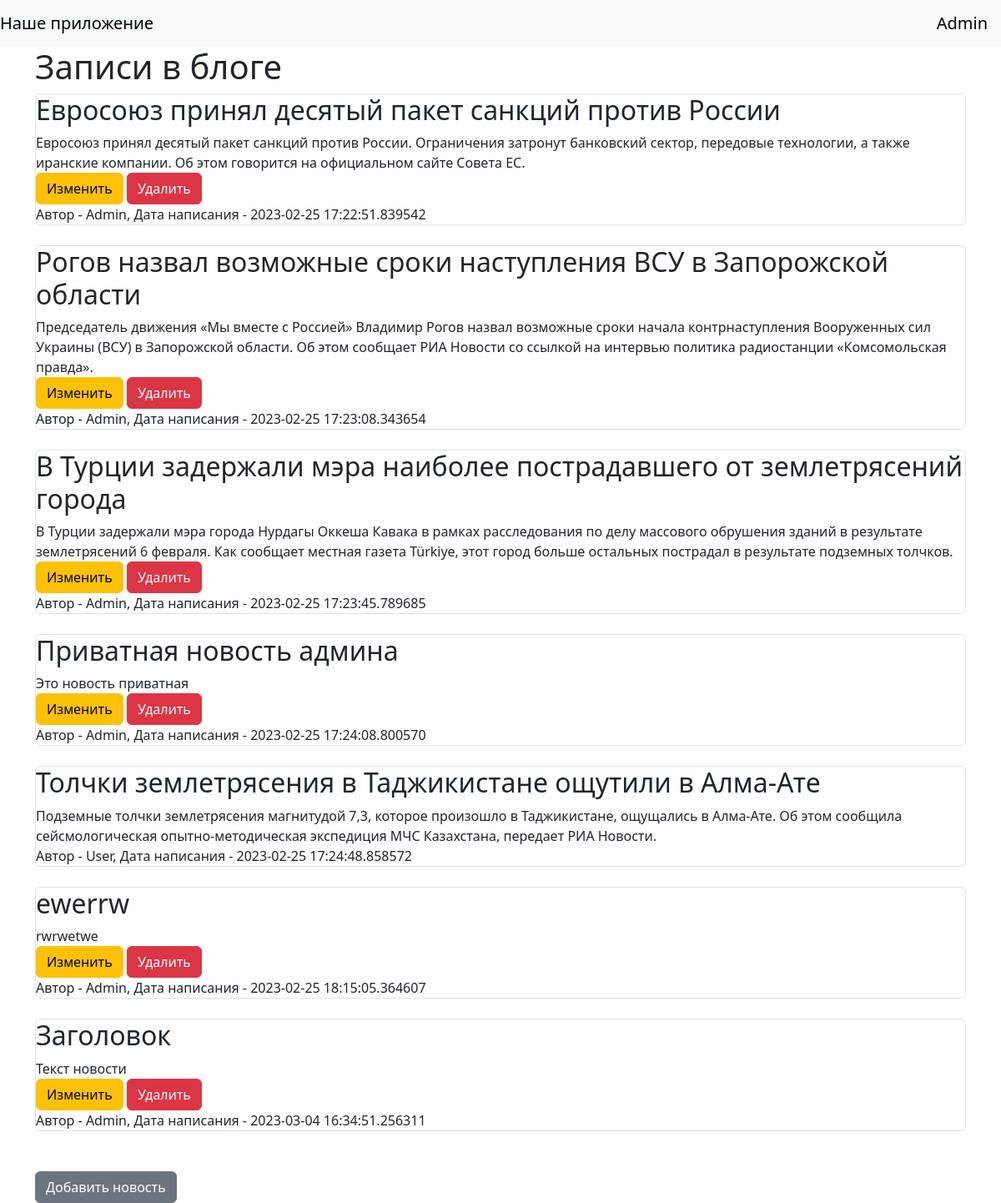
The page / (signed in) on the database its author committed.
### data/users.py (models this page shows, shortened)
class UsersPassword():
    def set_password(self, password):
        self.hashed_password = generate_password_hash(password)

class User(SqlAlchemyBase, UsersPassword, UserMixin, SerializerMixin):
    __tablename__ = 'users'
    id = sqlalchemy.Column(sqlalchemy.Integer,
                           primary_key=True, autoincrement=True)
    name = sqlalchemy.Column(sqlalchemy.String, nullable=True)
    about = sqlalchemy.Column(sqlalchemy.String, nullable=True)
    email = sqlalchemy.Column(sqlalchemy.String,
                              index=True, unique=True, nullable=True)
    hashed_password = sqlalchemy.Column(sqlalchemy.String, nullable=True)
    created_date = sqlalchemy.Column(sqlalchemy.DateTime,
                                     default=datetime.datetime.now)
    news = orm.relationship("News", back_populates='user')

### data/news.py (models this page shows)
class News(SqlAlchemyBase, SerializerMixin):
    __tablename__ = 'news'
    id = sqlalchemy.Column(sqlalchemy.Integer,
                           primary_key=True, autoincrement=True)
    title = sqlalchemy.Column(sqlalchemy.String, nullable=True)
    content = sqlalchemy.Column(sqlalchemy.String, nullable=True)
    created_date = sqlalchemy.Column(sqlalchemy.DateTime,
                                     default=datetime.datetime.now)
    is_private = sqlalchemy.Column(sqlalchemy.Boolean, default=True)
    user_id = sqlalchemy.Column(sqlalchemy.Integer,
                                sqlalchemy.ForeignKey("users.id"))
    user = orm.relationship('User')
    categories = orm.relationship("Category",
                                  secondary="association",
                                  backref="news")

### blog.py (the view)
@app.route("/")
def index():
    db_sess = db_session.create_session()
    if current_user.is_authenticated:
        print(current_user.name)
        news = db_sess.query(News).filter(
            (News.user == current_user) | (News.is_private != True))
    else:
        news = db_sess.query(News).filter(News.is_private != True)
    return render_template("index.html", news=news)

### blog.py (called while the page is built)
@login_manager.user_loader
def load_user(user_id):
    db_sess = db_session.create_session()
    return db_sess.query(User).get(user_id)

### data/db_session.py (called while the page is built)
def create_session() -> Session:
    global __factory
    return __factory()

### templates/index.html
{% extends "base.html" %}
{% block content %}
<h1>Записи в блоге</h1>
{% for item in news %}
    <div class="col-md6 border rounded">
        <h2>{{item.title}}</h2>
        <div>
            {{item.content}}
        </div>
        <div>
            {% if current_user.is_authenticated and current_user == item.user %}
                <div>
                    <a href="/news/{{ item.id }}" class="btn btn-warning">
                        Изменить
                    </a>
                    <a href="/news_delete/{{ item.id }}" class="btn btn-danger">
                        Удалить
                    </a>
                </div>
            {% endif %}
            Автор - {{item.user.name}}, Дата написания - {{item.created_date}}
        </div>
    </div>
    <br>
{% endfor %}
    <br>
    {% if current_user.is_authenticated %}
        <a href="news" class="btn btn-secondary">Добавить новость</a>
    {% endif %}
{% endblock %}

### templates/base.html (shortened to what this page needs)
<!doctype html>
<html lang="en">
<head>
    <link href="https://cdn.jsdelivr.net/npm/bootstrap@5.3.0-alpha1/dist/css/bootstrap.min.css" rel="stylesheet">
</head>
<body>
<header>
    <nav class="navbar navbar-light bg-light">
        <a class="navbar-brand" href="#">Наше приложение</a>
        {% if current_user.is_authenticated %}
            <a class="navbar-brand" href="/logout">{{ current_user.name }}</a>
        {% else %}
            <p>
                <a class="btn btn-primary " href="/register">Зарегистрироваться</a>
                <a class="btn btn-success" href="/login">Войти</a>
            </p>
        {% endif %}
    </nav>
</header>
<main role="main" class="container">
    {% block content %}{% endblock %}
</main>
</body>
</html>

### rows shown on the page
User: name "Admin"
News: title "Евросоюз принял десятый пакет санкций против России", content "Евросоюз принял десятый пакет санкций против России. Ограничения затронут банковский сектор, передовые технологии, а также иранские компании. Об этом говорится на официальном сайте Совета ЕС.", user.name "Admin", created_date "2023-02-25 17:22:51.839542"
News: title "Рогов назвал возможные сроки наступления ВСУ в Запорожской области", content "Председатель движения «Мы вместе с Россией» Владимир Рогов назвал возможные сроки начала контрнаступления Вооруженных сил Украины (ВСУ) в Запорожской области. Об этом сообщает РИА Новости со ссылкой на интервью политика радиостанции «Комсомольская правда».", user.name "Admin", created_date "2023-02-25 17:23:08.343654"
News: title "В Турции задержали мэра наиболее пострадавшего от землетрясений города", content "В Турции задержали мэра города Нурдагы Оккеша Кавака в рамках расследования по делу массового обрушения зданий в результате землетрясений 6 февраля. Как сообщает местная газета Türkiye, этот город больше остальных пострадал в результате подземных толчков.", user.name "Admin", created_date "2023-02-25 17:23:45.789685"
News: title "Приватная новость админа", content "Это новость приватная", user.name "Admin", created_date "2023-02-25 17:24:08.800570"
News: title "Толчки землетрясения в Таджикистане ощутили в Алма-Ате", content "Подземные толчки землетрясения магнитудой 7,3, которое произошло в Таджикистане, ощущались в Алма-Ате. Об этом сообщила сейсмологическая опытно-методическая экспедиция МЧС Казахстана, передает РИА Новости.", user.name "User", created_date "2023-02-25 17:24:48.858572"
News: title "ewerrw", content "rwrwetwe", user.name "Admin", created_date "2023-02-25 18:15:05.364607"
News: title "Заголовок", content "Текст новости", user.name "Admin", created_date "2023-03-04 16:34:51.256311"
